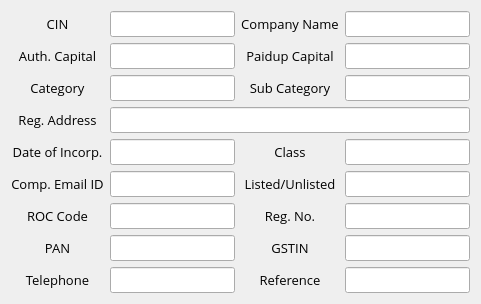
    <widget class="QWidget" name="widget_2" native="true">
     <property name="sizePolicy">
      <sizepolicy hsizetype="Expanding" vsizetype="Expanding">
       <horstretch>0</horstretch>
       <verstretch>0</verstretch>
      </sizepolicy>
     </property>
     <property name="font">
      <font>
       <pointsize>10</pointsize>
      </font>
     </property>
     <layout class="QGridLayout" name="gridLayout_2">
      <item row="3" column="0">
       <widget class="QLabel" name="regaddress">
        <property name="font">
         <font>
          <family>Open Sans</family>
          <pointsize>10</pointsize>
          <stylestrategy>PreferAntialias</stylestrategy>
         </font>
        </property>
        <property name="text">
         <string>Reg. Address</string>
        </property>
        <property name="alignment">
         <set>Qt::AlignCenter</set>
        </property>
       </widget>
      </item>
      <item row="4" column="4">
       <widget class="QLineEdit" name="fillclass">
        <property name="sizePolicy">
         <sizepolicy hsizetype="Expanding" vsizetype="Expanding">
          <horstretch>0</horstretch>
          <verstretch>0</verstretch>
         </sizepolicy>
        </property>
        <property name="font">
         <font>
          <family>Open Sans</family>
          <pointsize>10</pointsize>
          <stylestrategy>PreferAntialias</stylestrategy>
         </font>
        </property>
        <property name="text">
         <string/>
        </property>
        <property name="readOnly">
         <bool>false</bool>
        </property>
       </widget>
      </item>
      <item row="8" column="3">
       <widget class="QLabel" name="label_4">
        <property name="font">
         <font>
          <family>Open Sans</family>
          <pointsize>10</pointsize>
          <stylestrategy>PreferAntialias</stylestrategy>
         </font>
        </property>
        <property name="text">
         <string>Reference</string>
        </property>
        <property name="alignment">
         <set>Qt::AlignCenter</set>
        </property>
       </widget>
      </item>
      <item row="3" column="2" colspan="3">
       <widget class="QLineEdit" name="fill_RegAdd">
        <property name="sizePolicy">
         <sizepolicy hsizetype="Expanding" vsizetype="Expanding">
          <horstretch>0</horstretch>
          <verstretch>0</verstretch>
         </sizepolicy>
        </property>
        <property name="font">
         <font>
          <family>Open Sans</family>
          <pointsize>10</pointsize>
          <stylestrategy>PreferAntialias</stylestrategy>
         </font>
        </property>
        <property name="text">
         <string/>
        </property>
        <property name="readOnly">
         <bool>false</bool>
        </property>
       </widget>
      </item>
      <item row="7" column="3">
       <widget class="QLabel" name="GSTLabel">
        <property name="font">
         <font>
          <family>Open Sans</family>
          <pointsize>10</pointsize>
          <stylestrategy>PreferAntialias</stylestrategy>
         </font>
        </property>
        <property name="text">
         <string>GSTIN</string>
        </property>
        <property name="alignment">
         <set>Qt::AlignCenter</set>
        </property>
       </widget>
      </item>
      <item row="7" column="4">
       <widget class="QLineEdit" name="GSTFill">
        <property name="sizePolicy">
         <sizepolicy hsizetype="Expanding" vsizetype="Expanding">
          <horstretch>0</horstretch>
          <verstretch>0</verstretch>
         </sizepolicy>
        </property>
        <property name="font">
         <font>
          <family>Open Sans</family>
          <pointsize>10</pointsize>
          <stylestrategy>PreferAntialias</stylestrategy>
         </font>
        </property>
        <property name="readOnly">
         <bool>false</bool>
        </property>
       </widget>
      </item>
      <item row="8" column="4">
       <widget class="QLineEdit" name="fillReference">
        <property name="sizePolicy">
         <sizepolicy hsizetype="Expanding" vsizetype="Expanding">
          <horstretch>0</horstretch>
          <verstretch>0</verstretch>
         </sizepolicy>
        </property>
        <property name="font">
         <font>
          <family>Open Sans</family>
          <pointsize>10</pointsize>
         </font>
        </property>
       </widget>
      </item>
      <item row="1" column="4">
       <widget class="QLineEdit" name="fill_paidup">
        <property name="sizePolicy">
         <sizepolicy hsizetype="Expanding" vsizetype="Expanding">
          <horstretch>0</horstretch>
          <verstretch>0</verstretch>
         </sizepolicy>
        </property>
        <property name="font">
         <font>
          <family>Open Sans</family>
          <pointsize>10</pointsize>
          <stylestrategy>PreferAntialias</stylestrategy>
         </font>
        </property>
        <property name="text">
         <string/>
        </property>
        <property name="readOnly">
         <bool>false</bool>
        </property>
       </widget>
      </item>
      <item row="8" column="2">
       <widget class="QLineEdit" name="fillTele">
        <property name="sizePolicy">
         <sizepolicy hsizetype="Expanding" vsizetype="Expanding">
          <horstretch>0</horstretch>
          <verstretch>0</verstretch>
         </sizepolicy>
        </property>
        <property name="font">
         <font>
          <family>Open Sans</family>
          <pointsize>10</pointsize>
         </font>
        </property>
       </widget>
      </item>
      <item row="2" column="2">
       <widget class="QLineEdit" name="fillcategory">
        <property name="sizePolicy">
         <sizepolicy hsizetype="Expanding" vsizetype="Expanding">
          <horstretch>0</horstretch>
          <verstretch>0</verstretch>
         </sizepolicy>
        </property>
        <property name="font">
         <font>
          <family>Open Sans</family>
          <pointsize>10</pointsize>
          <stylestrategy>PreferAntialias</stylestrategy>
         </font>
        </property>
        <property name="text">
         <string/>
        </property>
        <property name="readOnly">
         <bool>false</bool>
        </property>
       </widget>
      </item>
      <item row="1" column="3">
       <widget class="QLabel" name="Paiupcapital">
        <property name="font">
         <font>
          <family>Open Sans</family>
          <pointsize>10</pointsize>
          <stylestrategy>PreferAntialias</stylestrategy>
         </font>
        </property>
        <property name="text">
         <string>Paidup Capital</string>
        </property>
        <property name="alignment">
         <set>Qt::AlignCenter</set>
        </property>
       </widget>
      </item>
      <item row="6" column="3">
       <widget class="QLabel" name="regno">
        <property name="font">
         <font>
          <family>Open Sans</family>
          <pointsize>10</pointsize>
          <stylestrategy>PreferAntialias</stylestrategy>
         </font>
        </property>
        <property name="text">
         <string>Reg. No.</string>
        </property>
        <property name="alignment">
         <set>Qt::AlignCenter</set>
        </property>
       </widget>
      </item>
      <item row="4" column="2">
       <widget class="QLineEdit" name="fill_DateofIncorp">
        <property name="sizePolicy">
         <sizepolicy hsizetype="Expanding" vsizetype="Expanding">
          <horstretch>0</horstretch>
          <verstretch>0</verstretch>
         </sizepolicy>
        </property>
        <property name="font">
         <font>
          <family>Open Sans</family>
          <pointsize>10</pointsize>
          <stylestrategy>PreferAntialias</stylestrategy>
         </font>
        </property>
        <property name="text">
         <string/>
        </property>
        <property name="readOnly">
         <bool>false</bool>
        </property>
       </widget>
      </item>
      <item row="2" column="3">
       <widget class="QLabel" name="subcategory">
        <property name="font">
         <font>
          <family>Open Sans</family>
          <pointsize>10</pointsize>
          <stylestrategy>PreferAntialias</stylestrategy>
         </font>
        </property>
        <property name="text">
         <string>Sub Category</string>
        </property>
        <property name="alignment">
         <set>Qt::AlignCenter</set>
        </property>
       </widget>
      </item>
      <item row="2" column="0">
       <widget class="QLabel" name="category">
        <property name="font">
         <font>
          <family>Open Sans</family>
          <pointsize>10</pointsize>
          <stylestrategy>PreferAntialias</stylestrategy>
         </font>
        </property>
        <property name="text">
         <string>Category</string>
        </property>
        <property name="alignment">
         <set>Qt::AlignCenter</set>
        </property>
       </widget>
      </item>
      <item row="7" column="2">
       <widget class="QLineEdit" name="PanFill">
        <property name="sizePolicy">
         <sizepolicy hsizetype="Expanding" vsizetype="Expanding">
          <horstretch>0</horstretch>
          <verstretch>0</verstretch>
         </sizepolicy>
        </property>
        <property name="font">
         <font>
          <family>Open Sans</family>
          <pointsize>10</pointsize>
          <stylestrategy>PreferAntialias</stylestrategy>
         </font>
        </property>
        <property name="readOnly">
         <bool>false</bool>
        </property>
       </widget>
      </item>
      <item row="0" column="3">
       <widget class="QLabel" name="label_3">
        <property name="font">
         <font>
          <family>Open Sans</family>
          <pointsize>10</pointsize>
          <stylestrategy>PreferAntialias</stylestrategy>
         </font>
        </property>
        <property name="text">
         <string>Company Name</string>
        </property>
        <property name="alignment">
         <set>Qt::AlignCenter</set>
        </property>
       </widget>
      </item>
      <item row="5" column="4">
       <widget class="QLineEdit" name="fill_listed">
        <property name="sizePolicy">
         <sizepolicy hsizetype="Expanding" vsizetype="Expanding">
          <horstretch>0</horstretch>
          <verstretch>0</verstretch>
         </sizepolicy>
        </property>
        <property name="font">
         <font>
          <family>Open Sans</family>
          <pointsize>10</pointsize>
          <stylestrategy>PreferAntialias</stylestrategy>
         </font>
        </property>
        <property name="text">
         <string/>
        </property>
        <property name="readOnly">
         <bool>false</bool>
        </property>
       </widget>
      </item>
      <item row="4" column="0">
       <widget class="QLabel" name="dateofincorp">
        <property name="font">
         <font>
          <family>Open Sans</family>
          <pointsize>10</pointsize>
          <stylestrategy>PreferAntialias</stylestrategy>
         </font>
        </property>
        <property name="text">
         <string>Date of Incorp.</string>
        </property>
        <property name="alignment">
         <set>Qt::AlignCenter</set>
        </property>
       </widget>
      </item>
      <item row="5" column="3">
       <widget class="QLabel" name="listedunlisted">
        <property name="font">
         <font>
          <family>Open Sans</family>
          <pointsize>10</pointsize>
          <stylestrategy>PreferAntialias</stylestrategy>
         </font>
        </property>
        <property name="text">
         <string>Listed/Unlisted</string>
        </property>
        <property name="alignment">
         <set>Qt::AlignCenter</set>
        </property>
       </widget>
      </item>
      <item row="0" column="0">
       <widget class="QLabel" name="label_2">
        <property name="font">
         <font>
          <family>Open Sans</family>
          <pointsize>10</pointsize>
          <stylestrategy>PreferAntialias</stylestrategy>
         </font>
        </property>
        <property name="text">
         <string>CIN</string>
        </property>
        <property name="alignment">
         <set>Qt::AlignCenter</set>
        </property>
        <property name="indent">
         <number>-1</number>
        </property>
       </widget>
      </item>
      <item row="6" column="2">
       <widget class="QLineEdit" name="fill_ROC">
        <property name="sizePolicy">
         <sizepolicy hsizetype="Expanding" vsizetype="Expanding">
          <horstretch>0</horstretch>
          <verstretch>0</verstretch>
         </sizepolicy>
        </property>
        <property name="font">
         <font>
          <family>Open Sans</family>
          <pointsize>10</pointsize>
          <stylestrategy>PreferAntialias</stylestrategy>
         </font>
        </property>
        <property name="text">
         <string/>
        </property>
        <property name="readOnly">
         <bool>false</bool>
        </property>
       </widget>
      </item>
      <item row="5" column="0">
       <widget class="QLabel" name="compemail">
        <property name="font">
         <font>
          <family>Open Sans</family>
          <pointsize>10</pointsize>
          <stylestrategy>PreferAntialias</stylestrategy>
         </font>
        </property>
        <property name="text">
         <string>Comp. Email ID</string>
        </property>
        <property name="alignment">
         <set>Qt::AlignCenter</set>
        </property>
       </widget>
      </item>
      <item row="4" column="3">
       <widget class="QLabel" name="class_2">
        <property name="font">
         <font>
          <family>Open Sans</family>
          <pointsize>10</pointsize>
          <stylestrategy>PreferAntialias</stylestrategy>
         </font>
        </property>
        <property name="text">
         <string>Class</string>
        </property>
        <property name="alignment">
         <set>Qt::AlignCenter</set>
        </property>
       </widget>
      </item>
      <item row="1" column="0">
       <widget class="QLabel" name="AuthCapital">
        <property name="font">
         <font>
          <family>Open Sans</family>
          <pointsize>10</pointsize>
          <stylestrategy>PreferAntialias</stylestrategy>
         </font>
        </property>
        <property name="text">
         <string>Auth. Capital</string>
        </property>
        <property name="alignment">
         <set>Qt::AlignCenter</set>
        </property>
       </widget>
      </item>
      <item row="5" column="2">
       <widget class="QLineEdit" name="fill_Comp_email">
        <property name="sizePolicy">
         <sizepolicy hsizetype="Expanding" vsizetype="Expanding">
          <horstretch>0</horstretch>
          <verstretch>0</verstretch>
         </sizepolicy>
        </property>
        <property name="font">
         <font>
          <family>Open Sans</family>
          <pointsize>10</pointsize>
          <stylestrategy>PreferAntialias</stylestrategy>
         </font>
        </property>
        <property name="text">
         <string/>
        </property>
        <property name="readOnly">
         <bool>false</bool>
        </property>
       </widget>
      </item>
      <item row="2" column="4">
       <widget class="QLineEdit" name="fillsubcategory">
        <property name="sizePolicy">
         <sizepolicy hsizetype="Expanding" vsizetype="Expanding">
          <horstretch>0</horstretch>
          <verstretch>0</verstretch>
         </sizepolicy>
        </property>
        <property name="font">
         <font>
          <family>Open Sans</family>
          <pointsize>10</pointsize>
          <stylestrategy>PreferAntialias</stylestrategy>
         </font>
        </property>
        <property name="text">
         <string/>
        </property>
        <property name="readOnly">
         <bool>false</bool>
        </property>
       </widget>
      </item>
      <item row="8" column="0">
       <widget class="QLabel" name="label">
        <property name="font">
         <font>
          <family>Open Sans</family>
          <pointsize>10</pointsize>
          <stylestrategy>PreferAntialias</stylestrategy>
         </font>
        </property>
        <property name="text">
         <string>Telephone</string>
        </property>
        <property name="alignment">
         <set>Qt::AlignCenter</set>
        </property>
       </widget>
      </item>
      <item row="0" column="4">
       <widget class="QLineEdit" name="fillName">
        <property name="sizePolicy">
         <sizepolicy hsizetype="Expanding" vsizetype="Expanding">
          <horstretch>0</horstretch>
          <verstretch>0</verstretch>
         </sizepolicy>
        </property>
        <property name="font">
         <font>
          <family>Open Sans</family>
          <pointsize>10</pointsize>
          <stylestrategy>PreferAntialias</stylestrategy>
         </font>
        </property>
        <property name="readOnly">
         <bool>false</bool>
        </property>
       </widget>
      </item>
      <item row="7" column="0">
       <widget class="QLabel" name="PanLabel">
        <property name="font">
         <font>
          <family>Open Sans</family>
          <pointsize>10</pointsize>
          <stylestrategy>PreferAntialias</stylestrategy>
         </font>
        </property>
        <property name="text">
         <string>PAN</string>
        </property>
        <property name="alignment">
         <set>Qt::AlignCenter</set>
        </property>
       </widget>
      </item>
      <item row="1" column="2">
       <widget class="QLineEdit" name="fill_Authcapital">
        <property name="sizePolicy">
         <sizepolicy hsizetype="Expanding" vsizetype="Expanding">
          <horstretch>0</horstretch>
          <verstretch>0</verstretch>
         </sizepolicy>
        </property>
        <property name="font">
         <font>
          <family>Open Sans</family>
          <pointsize>10</pointsize>
          <stylestrategy>PreferAntialias</stylestrategy>
         </font>
        </property>
        <property name="text">
         <string/>
        </property>
        <property name="readOnly">
         <bool>false</bool>
        </property>
       </widget>
      </item>
      <item row="0" column="2">
       <widget class="QLineEdit" name="fillCIN">
        <property name="sizePolicy">
         <sizepolicy hsizetype="Expanding" vsizetype="Expanding">
          <horstretch>0</horstretch>
          <verstretch>0</verstretch>
         </sizepolicy>
        </property>
        <property name="font">
         <font>
          <family>Open Sans</family>
          <pointsize>10</pointsize>
          <stylestrategy>PreferAntialias</stylestrategy>
         </font>
        </property>
        <property name="readOnly">
         <bool>false</bool>
        </property>
       </widget>
      </item>
      <item row="6" column="4">
       <widget class="QLineEdit" name="fill_RegNo">
        <property name="sizePolicy">
         <sizepolicy hsizetype="Expanding" vsizetype="Expanding">
          <horstretch>0</horstretch>
          <verstretch>0</verstretch>
         </sizepolicy>
        </property>
        <property name="font">
         <font>
          <family>Open Sans</family>
          <pointsize>10</pointsize>
          <stylestrategy>PreferAntialias</stylestrategy>
         </font>
        </property>
        <property name="text">
         <string/>
        </property>
        <property name="readOnly">
         <bool>false</bool>
        </property>
       </widget>
      </item>
      <item row="6" column="0">
       <widget class="QLabel" name="roccode">
        <property name="font">
         <font>
          <family>Open Sans</family>
          <pointsize>10</pointsize>
          <stylestrategy>PreferAntialias</stylestrategy>
         </font>
        </property>
        <property name="text">
         <string>ROC Code</string>
        </property>
        <property name="alignment">
         <set>Qt::AlignCenter</set>
        </property>
       </widget>
      </item>
     </layout>
    </widget>
